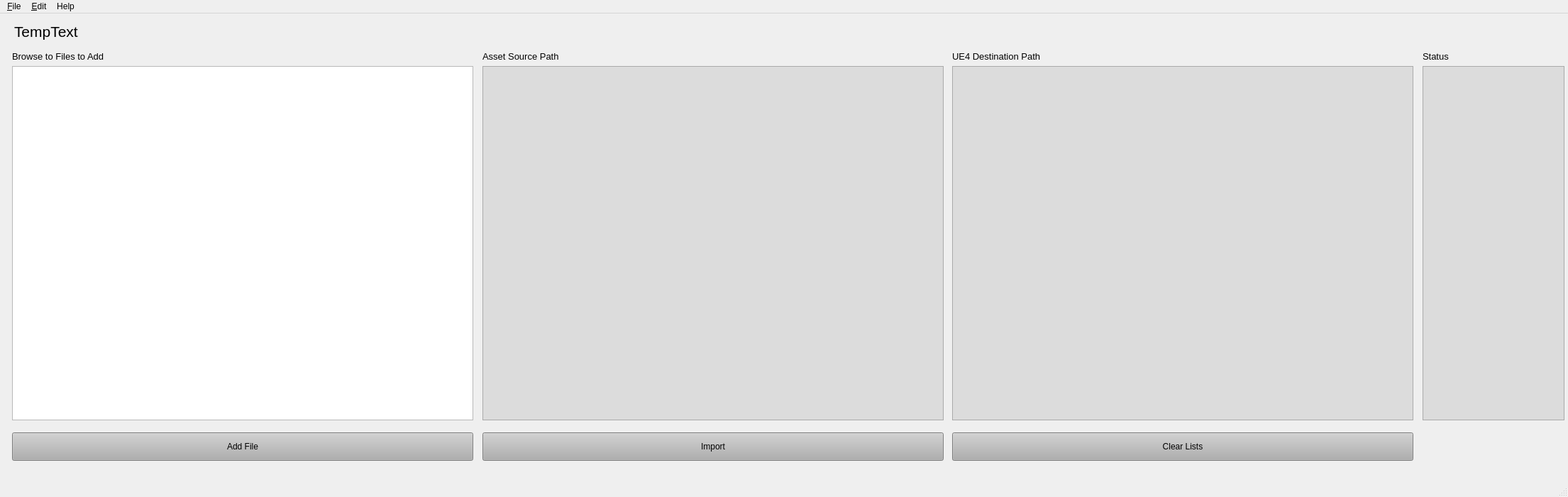
<?xml version="1.0" encoding="UTF-8"?>
<ui version="4.0">
 <class>MainWindow</class>
 <widget class="QMainWindow" name="MainWindow">
  <property name="geometry">
   <rect>
    <x>0</x>
    <y>0</y>
    <width>2210</width>
    <height>700</height>
   </rect>
  </property>
  <property name="windowTitle">
   <string>MainWindow</string>
  </property>
  <widget class="QWidget" name="HLayout">
   <widget class="QLabel" name="LBL_Status">
    <property name="geometry">
     <rect>
      <x>2005</x>
      <y>50</y>
      <width>200</width>
      <height>20</height>
     </rect>
    </property>
    <property name="font">
     <font>
      <pointsize>10</pointsize>
      <weight>50</weight>
      <bold>false</bold>
     </font>
    </property>
    <property name="text">
     <string>Status</string>
    </property>
   </widget>
   <widget class="QListWidget" name="LIST_SourcePath">
    <property name="geometry">
     <rect>
      <x>680</x>
      <y>74</y>
      <width>650</width>
      <height>499</height>
     </rect>
    </property>
    <property name="sizePolicy">
     <sizepolicy hsizetype="Expanding" vsizetype="Minimum">
      <horstretch>0</horstretch>
      <verstretch>0</verstretch>
     </sizepolicy>
    </property>
    <property name="minimumSize">
     <size>
      <width>500</width>
      <height>0</height>
     </size>
    </property>
    <property name="maximumSize">
     <size>
      <width>16777215</width>
      <height>16777215</height>
     </size>
    </property>
    <property name="styleSheet">
     <string notr="true">background-color: rgb(220, 220, 220);
alternate-background-color: rgb(190, 190, 190);</string>
    </property>
    <property name="alternatingRowColors">
     <bool>true</bool>
    </property>
    <property name="selectionMode">
     <enum>QAbstractItemView::NoSelection</enum>
    </property>
   </widget>
   <widget class="QTreeView" name="TV_FileBrowse">
    <property name="geometry">
     <rect>
      <x>17</x>
      <y>74</y>
      <width>650</width>
      <height>499</height>
     </rect>
    </property>
    <property name="sizePolicy">
     <sizepolicy hsizetype="Expanding" vsizetype="Minimum">
      <horstretch>0</horstretch>
      <verstretch>0</verstretch>
     </sizepolicy>
    </property>
    <property name="minimumSize">
     <size>
      <width>500</width>
      <height>0</height>
     </size>
    </property>
    <property name="contextMenuPolicy">
     <enum>Qt::CustomContextMenu</enum>
    </property>
    <property name="styleSheet">
     <string notr="true"/>
    </property>
    <property name="selectionMode">
     <enum>QAbstractItemView::ExtendedSelection</enum>
    </property>
   </widget>
   <widget class="QPushButton" name="BTN_ClearLists">
    <property name="geometry">
     <rect>
      <x>1342</x>
      <y>590</y>
      <width>650</width>
      <height>40</height>
     </rect>
    </property>
    <property name="toolTip">
     <string>Click to clear out all items from all lists and start importing from a fresh slate.</string>
    </property>
    <property name="styleSheet">
     <string notr="true">background-color: rgb(175, 175, 175);</string>
    </property>
    <property name="text">
     <string>Clear Lists</string>
    </property>
   </widget>
   <widget class="QLabel" name="LBL_UE4DestPath">
    <property name="geometry">
     <rect>
      <x>1342</x>
      <y>50</y>
      <width>500</width>
      <height>20</height>
     </rect>
    </property>
    <property name="maximumSize">
     <size>
      <width>500</width>
      <height>20</height>
     </size>
    </property>
    <property name="font">
     <font>
      <pointsize>10</pointsize>
      <weight>50</weight>
      <bold>false</bold>
     </font>
    </property>
    <property name="text">
     <string>UE4 Destination Path</string>
    </property>
   </widget>
   <widget class="QPushButton" name="BTN_ImportAssets">
    <property name="geometry">
     <rect>
      <x>680</x>
      <y>590</y>
      <width>650</width>
      <height>40</height>
     </rect>
    </property>
    <property name="styleSheet">
     <string notr="true">background-color: rgb(175, 175, 175);</string>
    </property>
    <property name="text">
     <string>Import</string>
    </property>
   </widget>
   <widget class="QPushButton" name="BTN_AddFile">
    <property name="geometry">
     <rect>
      <x>17</x>
      <y>590</y>
      <width>650</width>
      <height>40</height>
     </rect>
    </property>
    <property name="toolTip">
     <string>Select assets from the above file browser and click to add them for import.</string>
    </property>
    <property name="styleSheet">
     <string notr="true">background-color: rgb(175, 175, 175);</string>
    </property>
    <property name="text">
     <string>Add File</string>
    </property>
   </widget>
   <widget class="QLabel" name="LBL_AssetSourcePath">
    <property name="geometry">
     <rect>
      <x>680</x>
      <y>50</y>
      <width>500</width>
      <height>20</height>
     </rect>
    </property>
    <property name="maximumSize">
     <size>
      <width>500</width>
      <height>20</height>
     </size>
    </property>
    <property name="font">
     <font>
      <pointsize>10</pointsize>
      <weight>50</weight>
      <bold>false</bold>
     </font>
    </property>
    <property name="text">
     <string>Asset Source Path</string>
    </property>
   </widget>
   <widget class="QListWidget" name="LIST_UE4Path">
    <property name="geometry">
     <rect>
      <x>1342</x>
      <y>74</y>
      <width>650</width>
      <height>499</height>
     </rect>
    </property>
    <property name="sizePolicy">
     <sizepolicy hsizetype="Expanding" vsizetype="Minimum">
      <horstretch>0</horstretch>
      <verstretch>0</verstretch>
     </sizepolicy>
    </property>
    <property name="minimumSize">
     <size>
      <width>500</width>
      <height>0</height>
     </size>
    </property>
    <property name="maximumSize">
     <size>
      <width>16777215</width>
      <height>16777215</height>
     </size>
    </property>
    <property name="contextMenuPolicy">
     <enum>Qt::DefaultContextMenu</enum>
    </property>
    <property name="styleSheet">
     <string notr="true">background-color: rgb(220, 220, 220);
alternate-background-color: rgb(190, 190, 190);</string>
    </property>
    <property name="alternatingRowColors">
     <bool>true</bool>
    </property>
    <property name="selectionMode">
     <enum>QAbstractItemView::NoSelection</enum>
    </property>
   </widget>
   <widget class="QLabel" name="LBL_FileBrowse">
    <property name="geometry">
     <rect>
      <x>17</x>
      <y>50</y>
      <width>659</width>
      <height>20</height>
     </rect>
    </property>
    <property name="font">
     <font>
      <pointsize>10</pointsize>
      <weight>50</weight>
      <bold>false</bold>
     </font>
    </property>
    <property name="text">
     <string>Browse to Files to Add</string>
    </property>
   </widget>
   <widget class="QListWidget" name="LIST_Status">
    <property name="geometry">
     <rect>
      <x>2005</x>
      <y>74</y>
      <width>200</width>
      <height>499</height>
     </rect>
    </property>
    <property name="sizePolicy">
     <sizepolicy hsizetype="Expanding" vsizetype="Minimum">
      <horstretch>0</horstretch>
      <verstretch>0</verstretch>
     </sizepolicy>
    </property>
    <property name="minimumSize">
     <size>
      <width>0</width>
      <height>0</height>
     </size>
    </property>
    <property name="maximumSize">
     <size>
      <width>200</width>
      <height>16777215</height>
     </size>
    </property>
    <property name="contextMenuPolicy">
     <enum>Qt::CustomContextMenu</enum>
    </property>
    <property name="styleSheet">
     <string notr="true">background-color: rgb(220, 220, 220);
alternate-background-color: rgb(190, 190, 190);</string>
    </property>
    <property name="alternatingRowColors">
     <bool>true</bool>
    </property>
    <property name="selectionMode">
     <enum>QAbstractItemView::NoSelection</enum>
    </property>
   </widget>
   <widget class="QLabel" name="LBL_TitleAssetType">
    <property name="geometry">
     <rect>
      <x>20</x>
      <y>10</y>
      <width>391</width>
      <height>31</height>
     </rect>
    </property>
    <property name="font">
     <font>
      <pointsize>16</pointsize>
     </font>
    </property>
    <property name="text">
     <string>TempText</string>
    </property>
   </widget>
  </widget>
  <widget class="QMenuBar" name="menubar">
   <property name="geometry">
    <rect>
     <x>0</x>
     <y>0</y>
     <width>2210</width>
     <height>18</height>
    </rect>
   </property>
   <widget class="QMenu" name="menu_File">
    <property name="title">
     <string>&amp;File</string>
    </property>
    <widget class="QMenu" name="menuOpen_Mesh_Importer">
     <property name="title">
      <string>Open &amp;Mesh Importer</string>
     </property>
     <addaction name="actionOpenCharacterFBXImporter"/>
     <addaction name="actionOpenWeaponFBXImporter"/>
     <addaction name="actionOpenGadgetFBXImporter"/>
     <addaction name="actionOpenVehicleFBXImporter"/>
    </widget>
    <widget class="QMenu" name="menuOpen_Skin_Importer">
     <property name="title">
      <string>Open Skin Importer</string>
     </property>
     <addaction name="actionOpenCharacterSkinImporter"/>
     <addaction name="actionOpenWeaponSkinImporter"/>
     <addaction name="actionOpenGadgetSkinImporter"/>
     <addaction name="actionOpenVehicleSkinImporter"/>
    </widget>
    <addaction name="menuOpen_Mesh_Importer"/>
    <addaction name="menuOpen_Skin_Importer"/>
    <addaction name="actionOpenUIImporter"/>
    <addaction name="separator"/>
    <addaction name="actionClearLists"/>
    <addaction name="actionE_xit"/>
   </widget>
   <widget class="QMenu" name="menu_Edit">
    <property name="title">
     <string>&amp;Edit</string>
    </property>
    <addaction name="actionStripCHABones"/>
    <addaction name="separator"/>
   </widget>
   <widget class="QMenu" name="menuHelp">
    <property name="title">
     <string>Help</string>
    </property>
    <addaction name="actionAboutCustomImporter"/>
    <addaction name="actionContactHelp"/>
   </widget>
   <addaction name="menu_File"/>
   <addaction name="menu_Edit"/>
   <addaction name="menuHelp"/>
  </widget>
  <widget class="QStatusBar" name="statusbar"/>
  <action name="actionE_xit">
   <property name="text">
    <string>E&amp;xit</string>
   </property>
  </action>
  <action name="actionStripCHABones">
   <property name="checkable">
    <bool>true</bool>
   </property>
   <property name="text">
    <string>Strip LOD Finger Bones for Character Bodies</string>
   </property>
  </action>
  <action name="actionOpenCharacterFBXImporter">
   <property name="text">
    <string>&amp;Characters</string>
   </property>
   <property name="toolTip">
    <string>Open Window to Import Character FBX Mesh</string>
   </property>
  </action>
  <action name="actionOpenWeaponFBXImporter">
   <property name="text">
    <string>&amp;Weapons</string>
   </property>
   <property name="toolTip">
    <string>Open Window to Import Weapon FBX Mesh</string>
   </property>
  </action>
  <action name="actionOpenGadgetFBXImporter">
   <property name="text">
    <string>&amp;Gadgets</string>
   </property>
   <property name="toolTip">
    <string>Open Window to Import Gadget FBX Mesh</string>
   </property>
  </action>
  <action name="actionOpenVehicleFBXImporter">
   <property name="text">
    <string>&amp;Vehicles</string>
   </property>
   <property name="toolTip">
    <string>Open Window to Import Vehicle FBX Mesh</string>
   </property>
  </action>
  <action name="actionOpenCharacterSkinImporter">
   <property name="text">
    <string>&amp;Characters</string>
   </property>
   <property name="toolTip">
    <string>Open Window to Import Character Skins/Textures</string>
   </property>
  </action>
  <action name="actionOpenWeaponSkinImporter">
   <property name="text">
    <string>&amp;Weapons</string>
   </property>
   <property name="toolTip">
    <string>Open Window to Import Weapon Skins/Textures</string>
   </property>
  </action>
  <action name="actionOpenGadgetSkinImporter">
   <property name="text">
    <string>&amp;Gadgets</string>
   </property>
   <property name="toolTip">
    <string>Open Window to Import Gadget Skins/Textures</string>
   </property>
  </action>
  <action name="actionOpenVehicleSkinImporter">
   <property name="text">
    <string>&amp;Vehicles</string>
   </property>
   <property name="toolTip">
    <string>Open Window to Import Vehicle Skins/Textures</string>
   </property>
  </action>
  <action name="actionOpenUIImporter">
   <property name="text">
    <string>Open UI Importer</string>
   </property>
   <property name="toolTip">
    <string>Open Window to Import UI Textures</string>
   </property>
  </action>
  <action name="actionAboutCustomImporter">
   <property name="text">
    <string>About CustomImporter</string>
   </property>
  </action>
  <action name="actionContactHelp">
   <property name="text">
    <string>Contact for Help</string>
   </property>
  </action>
  <action name="actionResetDefaults">
   <property name="text">
    <string>Reset Defaults</string>
   </property>
  </action>
  <action name="actionClearLists">
   <property name="text">
    <string>Clear Lists</string>
   </property>
  </action>
 </widget>
 <resources/>
 <connections/>
</ui>
